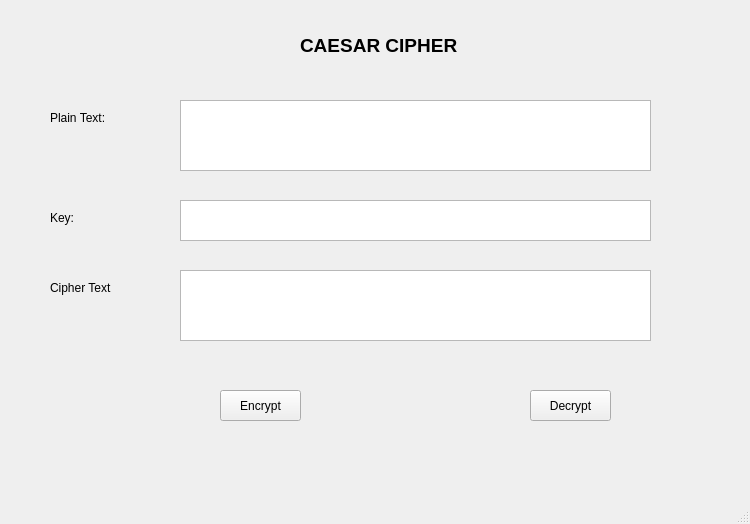
<?xml version="1.0" encoding="UTF-8"?>
<ui version="4.0">
 <class>MainWindow</class>
 <widget class="QMainWindow" name="MainWindow">
  <property name="geometry">
   <rect>
    <x>0</x>
    <y>0</y>
    <width>750</width>
    <height>524</height>
   </rect>
  </property>
  <property name="windowTitle">
   <string>Caesar Cipher - caesar.ui</string>
  </property>
  <widget class="QWidget" name="centralwidget">
   <widget class="QTextEdit" name="plaintext">
    <property name="geometry">
     <rect>
      <x>180</x>
      <y>100</y>
      <width>471</width>
      <height>71</height>
     </rect>
    </property>
   </widget>
   <widget class="QLabel" name="label">
    <property name="geometry">
     <rect>
      <x>50</x>
      <y>110</y>
      <width>71</width>
      <height>16</height>
     </rect>
    </property>
    <property name="text">
     <string>Plain Text:</string>
    </property>
   </widget>
   <widget class="QLabel" name="label_2">
    <property name="geometry">
     <rect>
      <x>50</x>
      <y>210</y>
      <width>61</width>
      <height>16</height>
     </rect>
    </property>
    <property name="text">
     <string>Key:</string>
    </property>
   </widget>
   <widget class="QTextEdit" name="Key">
    <property name="geometry">
     <rect>
      <x>180</x>
      <y>200</y>
      <width>471</width>
      <height>41</height>
     </rect>
    </property>
   </widget>
   <widget class="QLabel" name="label_3">
    <property name="geometry">
     <rect>
      <x>50</x>
      <y>280</y>
      <width>61</width>
      <height>16</height>
     </rect>
    </property>
    <property name="text">
     <string>Cipher Text:</string>
    </property>
   </widget>
   <widget class="QTextEdit" name="ciphertext">
    <property name="geometry">
     <rect>
      <x>180</x>
      <y>270</y>
      <width>471</width>
      <height>71</height>
     </rect>
    </property>
   </widget>
   <widget class="QPushButton" name="encrypt">
    <property name="geometry">
     <rect>
      <x>220</x>
      <y>390</y>
      <width>81</width>
      <height>31</height>
     </rect>
    </property>
    <property name="text">
     <string>Encrypt</string>
    </property>
   </widget>
   <widget class="QPushButton" name="decrypt">
    <property name="geometry">
     <rect>
      <x>530</x>
      <y>390</y>
      <width>81</width>
      <height>31</height>
     </rect>
    </property>
    <property name="text">
     <string>Decrypt</string>
    </property>
   </widget>
   <widget class="QLabel" name="label_4">
    <property name="geometry">
     <rect>
      <x>300</x>
      <y>20</y>
      <width>271</width>
      <height>51</height>
     </rect>
    </property>
    <property name="text">
     <string>&lt;html&gt;&lt;head/&gt;&lt;body&gt;&lt;p&gt;&lt;span style=&quot; font-size:14pt; font-weight:600;&quot;&gt;CAESAR CIPHER&lt;/span&gt;&lt;/p&gt;&lt;/body&gt;&lt;/html&gt;</string>
    </property>
   </widget>
  </widget>
  <widget class="QMenuBar" name="menubar">
   <property name="geometry">
    <rect>
     <x>0</x>
     <y>0</y>
     <width>750</width>
     <height>21</height>
    </rect>
   </property>
  </widget>
  <widget class="QStatusBar" name="statusbar"/>
 </widget>
 <resources/>
 <connections/>
</ui>
